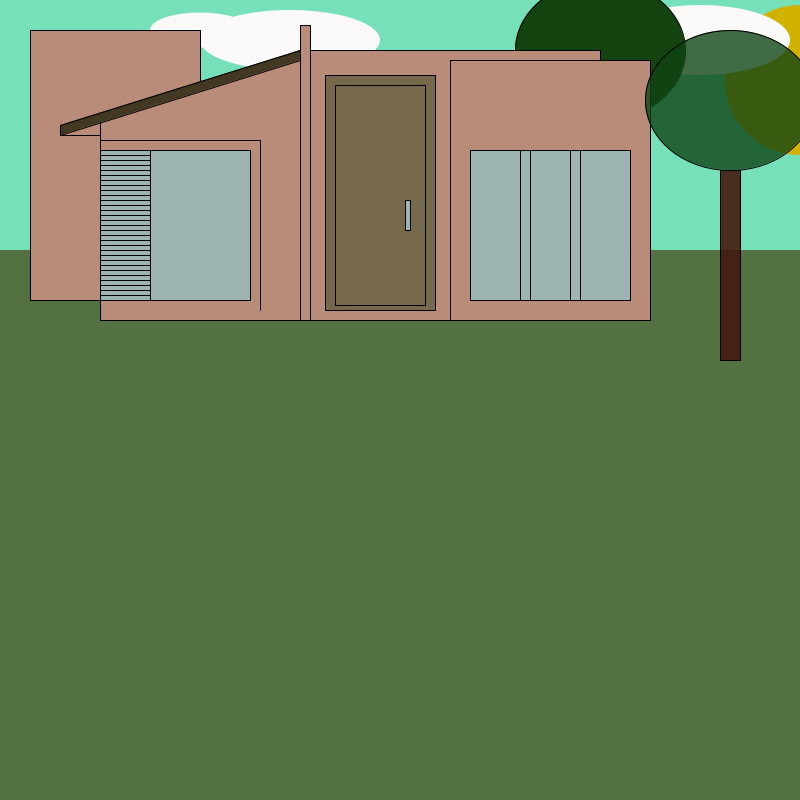
Frame 1 (no input)
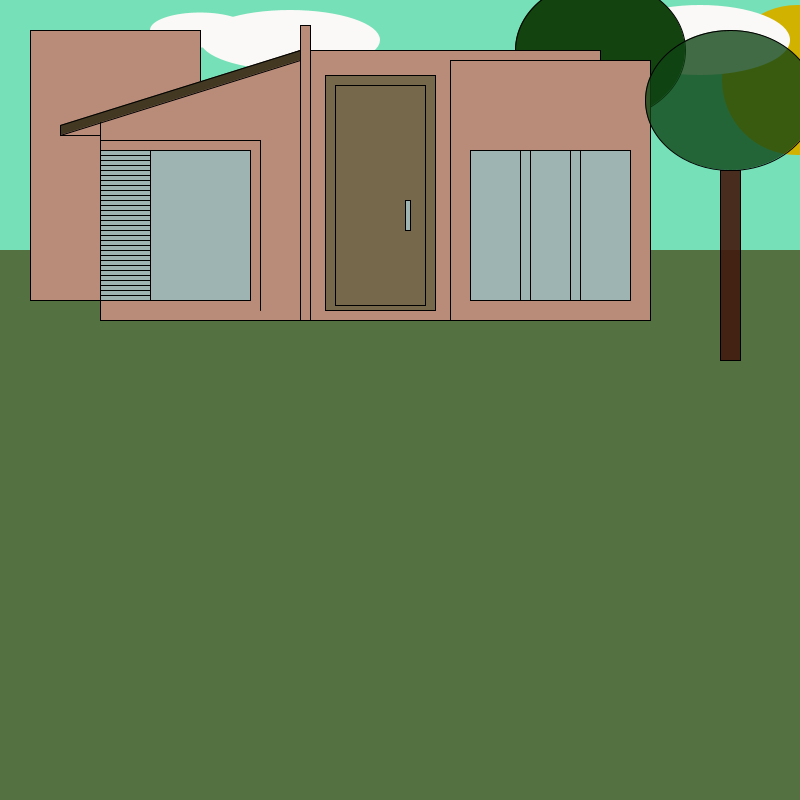
Frame 2 (the mouse pressed at the canvas centre, redrawn once)

The Processing sketch that drew these frames (run headless with seeded random() and noise(); the mouse was pressed at the canvas centre and the sketch redrawn once):

// Processing sketch: processing_134840
// ── processing_134840.pde

float x = 640;
 
  
 
void setup() {
  size(800,800);
  stroke(255);    
   
  noLoop();
   
  x = 800;
}
 
void draw() {
  background(118,224,184);
 fill( 209,178,0);
 noStroke();
ellipse(x, height/10, 150, 150);
 
noStroke();
fill(250,249,247);
ellipse(300,60,100,53);
ellipse(200,30,100,35);
ellipse(290,40,180,60);
ellipse(630,40,180,60);
ellipse(700,40,180,70);
 
noStroke();
fill(83,113,65);
rect(0,250,800,550);
stroke(0,0,0);
fill(185,140,122);
quad(30,30,200,30,200,300,30,300);
quad(100,120,300,50,300,320,100,320);
fill(19,67,14);
ellipse(600,50,170,140);
fill(185,140,122);
quad(300,50,600,50,600,320,300,320);
quad(300,25,310,25,310,320,300,320);
quad(450,60,650,60,650,320,450,320);
fill(118,104,75);
quad(325,75,435,75,435,310,325,310);
quad(335,85,425,85,425,305,335,305);
fill(158,180,179);
rect(405,200,5,30);
 
quad(470,150,630,150,630,300,470,300);
line(520,150,520,300);
 
 
line(580,150,580,300);
line(530,150,530,300);
 
line(570,150,570,300);
quad(100,150,250,150,250,300,100,300);
line(100,140,260,140);
line(260,140,260,310);
 
line(150,150,150,300);
line(150,150,150,300);
 
for (int i =150; i < 300; i = i+5) {
   
  line(100, i, 150, i);
}
 
 
line(100,270,150,270);
fill(67,56,34);
quad(60,125,300,50,300,60,60,135);
line(60,135,100,135);
fill(14,67,19,200);
ellipse(730,100,170,140);
fill(67,25,14,230);
rect(720,170,20,190);
 
   
 x = x - 3;
  if (x < 0) {
    x =800;
  }
}
 
void mousePressed() {
  loop();
}
